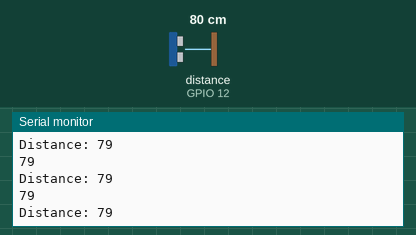
A sketch run on a simulated ESP8266 (NodeMCU). Parts: the last lines printed to the serial monitor. Wiring (inferred from the names in the program): ultrasonic range finder: trigger GPIO 13; echo GPIO 12. The test bench sets the inputs (shaded band); at power-on: distance to the obstacle (sensor on GPIO 12) 80 cm. The echo pulse lasts 58.3 µs per cm; WiFi joins after 1.5 s; servers stay silent unless stated.

Above: at 2.7 s.
2.8 s: distance to the obstacle (sensor on GPIO 12) set to 2 cm
At 3.4 s:
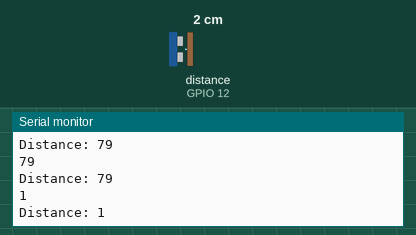
4.3 s: distance to the obstacle (sensor on GPIO 12) set to 4 cm
At 4.9 s:
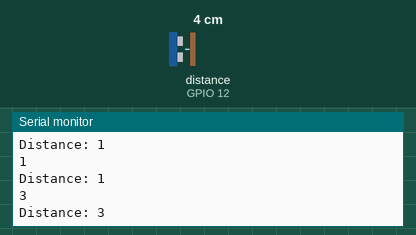
Timing chart, 0 to 7.3 s (numbered marks = the images above; inputs shaded):
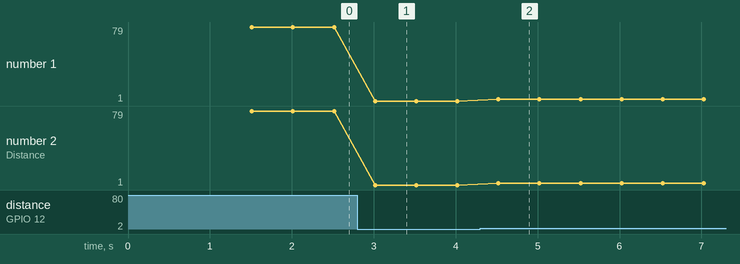

The sketch:

nodemcu_ultrasonic.ino
```cpp
#include <ESP8266WiFi.h>

const int trigPin = 13;  //D7
const int echoPin = 12;  //D6

long duration=0;
long distance=0;

char ssid[] = "Redmi";
char pass[] = "detroitsmash";

WiFiClient client;

void setup() {
  Serial.println( "okay!");
  pinMode(trigPin, OUTPUT); // Sets the trigPin as an Output
  pinMode(echoPin, INPUT); // Sets the echoPin as an Input
  Serial.begin(115200);

  Serial.println("Connecting to ");
  Serial.println(ssid);

  WiFi.begin(ssid, pass);

  while (WiFi.status() != WL_CONNECTED){
    delay(500);
    Serial.print(".");
  }

  Serial.println("");
  Serial.println("WiFi connected");
}

void loop(){
  digitalWrite(trigPin, LOW);
  delayMicroseconds(2);
  digitalWrite(trigPin, HIGH);
  delayMicroseconds(10);
  digitalWrite(trigPin, LOW);

  duration = pulseIn(echoPin, HIGH);
  distance = duration * 0.034 / 2;
  Serial.println(distance);
  if (WiFi.status() == WL_CONNECTED){
    Serial.print("Distance: ");
    Serial.println(distance);
    delay(500);
  }
  else{
    Serial.println("Waiting...");
  }
}
```

Measured:
- after the input at 2.8 s, the serial monitor: prints a new line after 0.22 s (image 1)
- after the input at 4.3 s, the serial monitor: prints a new line after 0.22 s (image 2)
- plotted number 1: 79 → 1 after the input at 2.8 s, 1 → 3 after the input at 4.3 s
- plotted number 2: 79 → 1 after the input at 2.8 s, 1 → 3 after the input at 4.3 s
